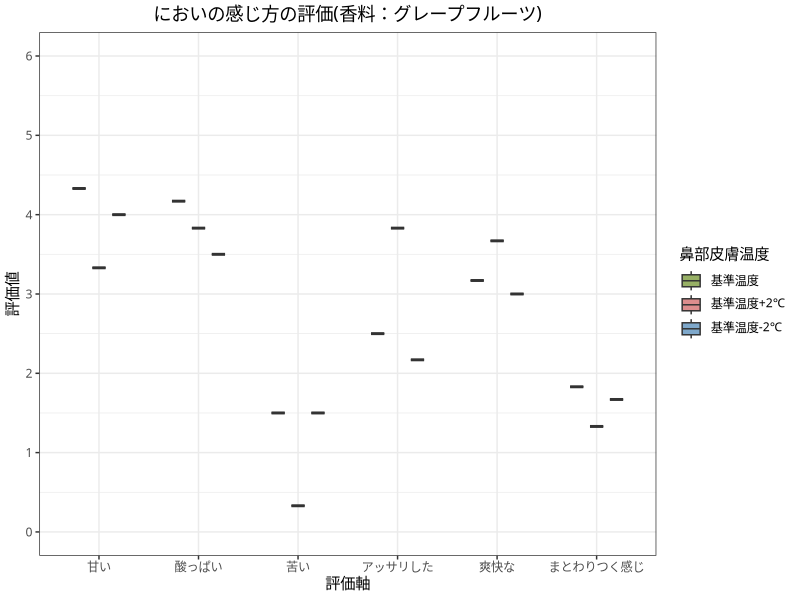

The R script that drew this image:
library(ggplot2)
library(ggsci)
library(tidyverse)

data_rating <- read.csv("ex2_grapefruit.csv", header=TRUE)
data_rating$鼻部皮膚温度 <- factor(data_rating$温度, levels = c('基準温度', '基準温度+2℃', '基準温度-2℃'))
g <- ggplot() + geom_boxplot(aes(x = 評価軸, y = 評価値, fill = 鼻部皮膚温度), data = data_rating, alpha = 0.7, width = 0.4, position = position_dodge(width = 0.6))
g <- g + scale_x_discrete(limit=c('甘い', '酸っぱい', '苦い', 'アッサリした', '爽快な', 'まとわりつく感じ'))
g <- g + theme_bw(base_family="HiraKakuProN-W3")
g <- g + scale_y_continuous(breaks=seq(0, 6, length=7), limits=c(0,6))
g <- g + scale_fill_manual(values = c("#6B8E23", "#CD5C5C", "#4682B4"))


# 有意差を書き込む
# アスタリスク
g <- g + geom_text(x = 4.1, y = 4.85, label = "*", size = 3) + geom_segment(x = 4, xend = 4, y = 4.8, yend = 4.7, size = 0.2) + geom_segment(x = 4, xend = 4.2, y = 4.8, yend = 4.8, size = 0.2) + geom_segment(x = 4.2, xend = 4.2, y = 4.8, yend = 4.7, size = 0.2)

g <- g + geom_text(x = 4, y = 5.05, label = "***", size = 3) + geom_segment(x = 3.75, xend = 3.75, y = 5, yend = 4.7, size = 0.2) + geom_segment(x = 3.75, xend = 4.25, y = 5, yend = 5, size = 0.2) + geom_segment(x = 4.25, xend = 4.25, y = 5, yend = 4.7, size = 0.2)

# ダガー
g <- g + geom_text(x = 2.1, y = 3.7, label = "†", size = 2.5) + geom_segment(x = 2, xend = 2, y = 3.6, yend = 3.53, size = 0.2) + geom_segment(x = 2, xend = 2.2, y = 3.6, yend = 3.6, size = 0.2) + geom_segment(x = 2.2, xend = 2.2, y = 3.6, yend = 3.53, size = 0.2)

g <- g + geom_text(x = 2, y = 3.9, label = "†", size = 2.5) + geom_segment(x = 1.75, xend = 1.75, y = 3.8, yend = 3.53, size = 0.2) + geom_segment(x = 1.75, xend = 2.25, y = 3.8, yend = 3.8, size = 0.2) + geom_segment(x = 2.25, xend = 2.25, y = 3.8, yend = 3.53, size = 0.2)

g <- g + geom_text(x = 5.1, y = 3.9, label = "†", size = 2.5) + geom_segment(x = 5, xend = 5, y = 3.8, yend = 3.7, size = 0.2) + geom_segment(x = 5, xend = 5.2, y = 3.8, yend = 3.8, size = 0.2) + geom_segment(x = 5.2, xend = 5.2, y = 3.8, yend = 3.7, size = 0.2)

g <- g + geom_text(x = 6, y = 6, label = "* : p<.05", size = 3)
g <- g + geom_text(x = 6, y = 5.8, label = "*** : p<.001", size = 3)
g <- g + geom_text(x = 6, y = 5.6, label = "† : p<.10", size = 3)

# タイトル追加
g <- g + ggtitle("においの感じ方の評価(香料：グレープフルーツ)") + theme(plot.title = element_text(hjust = 0.5))

# グラフ保存
ggsave("graphs/ex2_grapefruit.png", width = 12, height = 9, dpi = 120)